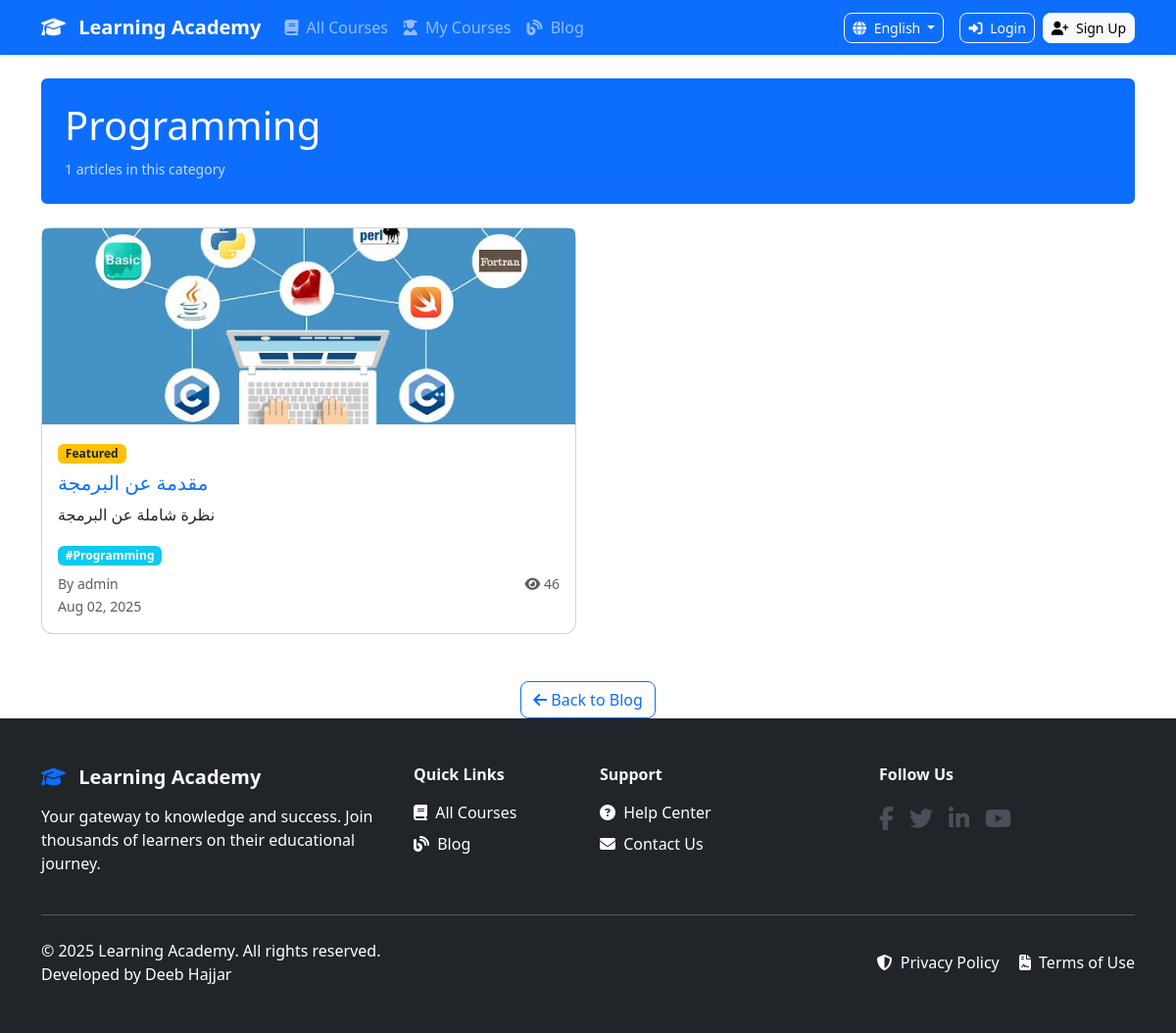
/blog/category/programming/, run on an earlier commit of the app's database.
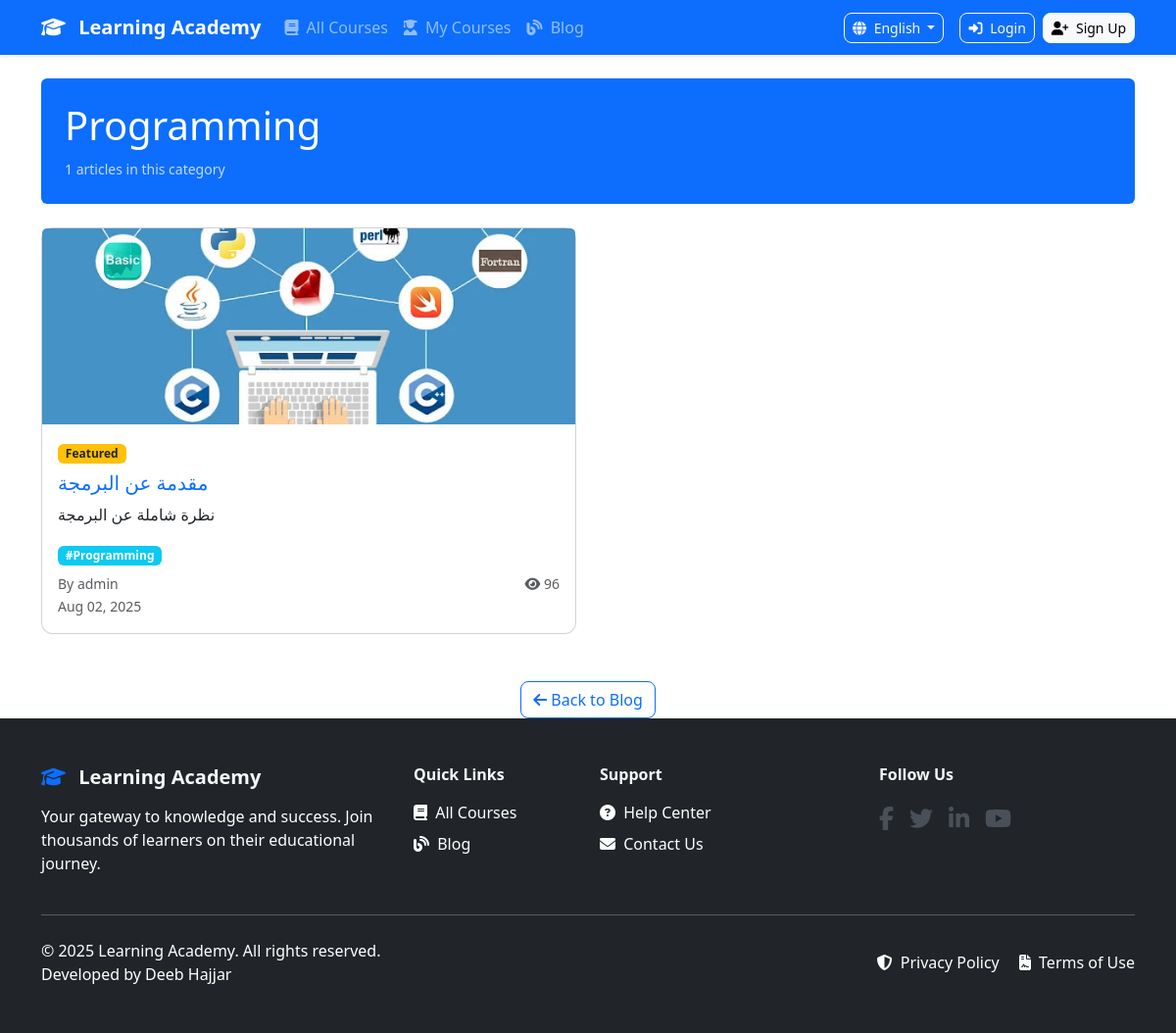
And on a later commit of the database.
### blog/models.py (models this page shows, shortened)
class Article(models.Model):
    STATUS_CHOICES = [
        ('draft', _('Draft')),
        ('published', _('Published')),
        ('archived', _('Archived')),
    ]
    title = models.CharField(max_length=200)
    slug = models.SlugField(unique=True)
    author = models.ForeignKey(User, on_delete=models.CASCADE, related_name='articles')
    category = models.ForeignKey(Category, on_delete=models.SET_NULL, null=True, blank=True)
    tags = models.ManyToManyField(Tag, blank=True)
    excerpt = models.CharField(max_length=300, help_text=_('Brief description of the article'))
    content = models.TextField()
    featured_image = models.ImageField(upload_to='articles/images/', storage=S3Boto3Storage(), blank=True, null=True)
    status = models.CharField(max_length=20, choices=STATUS_CHOICES, default='draft')
    is_featured = models.BooleanField(default=False)
    views_count = models.PositiveIntegerField(default=0)
    created_at = models.DateTimeField(auto_now_add=True)
    updated_at = models.DateTimeField(auto_now=True)
    published_at = models.DateTimeField(null=True, blank=True)
    objects = ArticleManager()
    class Meta:
        verbose_name = _('Article')
        verbose_name_plural = _('Articles')
        ordering = ['-published_at', '-created_at']
    def get_absolute_url(self):
        return reverse('blog:article_detail', kwargs={'slug': self.slug})

### accounts/models.py (models this page shows, shortened)
class User(AbstractUser):
    email = models.EmailField(unique=True)
    username = models.CharField(max_length=100, unique=True)
    phone_number = models.CharField(max_length=15, blank=True, null=True)
    avatar = models.ImageField(upload_to='users/avatars', storage=S3Boto3Storage(), blank=True, null=True)
    bio = models.TextField(blank=True, null=True)
    date_of_birth = models.DateField(blank=True, null=True)
    country = models.CharField(max_length=100, blank=True, null=True)
    city = models.CharField(max_length=100, blank=True, null=True)
    is_instructor = models.BooleanField(default=False)
    is_verified = models.BooleanField(default=False)
    google_id = models.CharField(max_length=100, blank=True)
    profile_picture_url = models.URLField(blank=True)
    created_at = models.DateTimeField(auto_now_add=True)
    updated_at = models.DateTimeField(auto_now=True)
    USERNAME_FIELD = 'email'
    REQUIRED_FIELDS = ['username']
    def get_full_name(self):
        return f"{self.first_name} {self.last_name}".strip() or self.username
    class Meta:
        verbose_name = 'User'
        verbose_name_plural = 'Users'
        ordering = ['-created_at']

### blog/views.py (the view)
# urls.py: path('category/<slug:slug>/', views.category_articles, name='category_articles'),
def category_articles(request, slug):
    category = get_object_or_404(Category, slug=slug, is_active=True)
    articles = Article.objects.published().filter(category=category)
    paginator = Paginator(articles, 12)
    page_number = request.GET.get('page')
    page_obj = paginator.get_page(page_number)
    context = {
        'category': category,
        'articles': page_obj,
        'page_obj': page_obj,
    }
    return render(request, 'blog/category_articles.html', context)

### blog/models.py (called while the page is built)
    def published(self):
        return self.filter(status='published', published_at__lte=timezone.now())

### core/context_processors.py (called while the page is built)
def site_settings(request):
    return {
        'site_settings': SiteSettings.objects.first()
    }

### templates/blog/category_articles.html (shortened to what this page needs)
{% extends 'base.html' %}
{% load i18n %}
{% block content %}
<div class="container mt-4">
    <div class="row">
        <div class="col-12">
            <div class="bg-primary text-white p-4 rounded mb-4">
                <h1 class="display-6 mb-2">{{ category.name }}</h1>
                <small class="opacity-75">{{ page_obj.paginator.count }} {% trans "articles in this category" %}</small>
            </div>
            {% if articles %}
            <div class="row">
                {% for article in articles %}
                <div class="col-md-6 mb-4">
                    <div class="card h-100">
                        {% if article.featured_image %}
                        <a href="{{ article.get_absolute_url }}">
                            <img src="{{ article.featured_image.url }}" class="card-img-top" alt="{{ article.title }}" style="height: 200px; object-fit: cover;">
                        </a>
                        {% endif %}
                        <div class="card-body">
                            {% if article.is_featured %}
                            <span class="badge bg-warning text-dark mb-2">{% trans "Featured" %}</span>
                            {% endif %}
                            <h5 class="card-title">
                                <a href="{{ article.get_absolute_url }}" class="text-decoration-none">{{ article.title }}</a>
                            </h5>
                            <p class="card-text">{{ article.excerpt }}</p>
                            {% if article.tags.all %}
                            <div class="mb-2">
                                {% for tag in article.tags.all %}
                                <a href="{% url 'blog:tag_articles' tag.slug %}" class="badge bg-info text-decoration-none me-1">
                                    #{{ tag.name }}
                                </a>
                                {% endfor %}
                            </div>
                            {% endif %}
                            <div class="d-flex justify-content-between align-items-center">
                                <small class="text-muted">
                                    {% trans "By" %} {{ article.author.get_full_name }}
                                </small>
                                <small class="text-muted">
                                    <i class="fas fa-eye"></i> {{ article.views_count }}
                                </small>
                            </div>
                            <small class="text-muted">{{ article.published_at|date:"M d, Y" }}</small>
                        </div>
                    </div>
                </div>
                {% endfor %}
            </div>
            {% endif %}
            <div class="text-center mt-4">
                <a href="{% url 'blog:article_list' %}" class="btn btn-outline-primary">
                    <i class="fas fa-arrow-left"></i> {% trans "Back to Blog" %}
                </a>
            </div>
        </div>
    </div>
</div>
{% endblock %}

What changed in the data, as far as the page shows it:
changed Article "مقدمة عن البرمجة": views_count "46" → "96"
